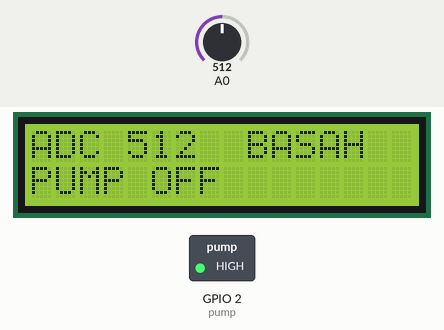
Simulated run of this sketch. Board: ESP8266 (NodeMCU). Parts: 16×2 character LCD, switched loads named in the sketch (green lamp = pin HIGH). The inputs (shaded band) are chosen by the test bench; at power-on: A0 = 512. WiFi joins after 1.5 s; servers stay silent unless stated; what the sketch prints to the serial monitor is not drawn.

Above: at 3.4 s.
3.5 s: A0 set to 583
At 4.3 s:
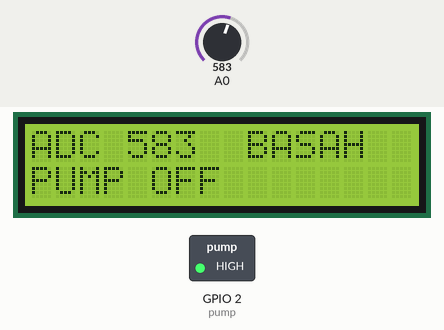
5.4 s: A0 set to 613
At 6.4 s:
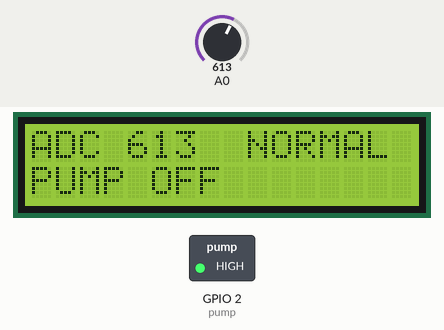
7.3 s: A0 set to 990
At 8.7 s:
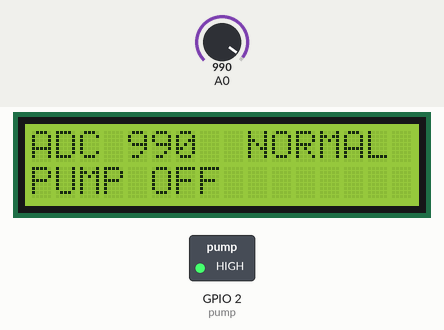
9.4 s: A0 set to 1017
At 10.9 s:
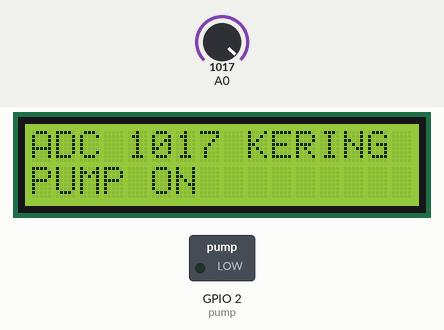
Timing chart, 0 to 12.3 s (numbered marks = the images above; inputs shaded):
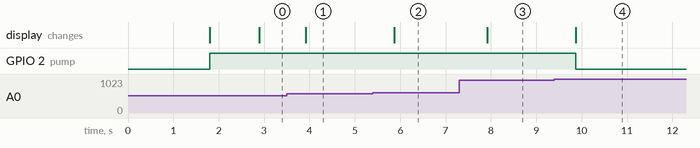

The sketch:

sketch_sep28a.ino
```cpp
#include <LiquidCrystal_I2C.h>
#define BLYNK_PRINT Serial
#include <ESP8266WiFi.h>
#include <BlynkSimpleEsp8266.h>

LiquidCrystal_I2C LCD(0x27,16,2);

int pump=2;   //pin 2 pada nodemcupin 4

char auth[] = "HFtRL9ONXlPHqXPE0eVLfOWQeGPJNHuV"; // TOKEN PADA APLIKASI BLYNX
char ssid[] = "rifqinugraha";                                   //NAMA HOTSPOT
char pass[] = "Rifqi190803";                                  //PASSWORD HOTSPOT

SimpleTimer timer;
WidgetLCD lcd(V1);

void sendSensor()
{                         //lcd to android && LCD to board lcd
  int POT = analogRead(A0);
  lcd.print(0,0,"KEADAAN");   LCD.setCursor(0,0);LCD.print("ADC");LCD.setCursor(4,0);LCD.print(POT);LCD.print(" ");
  lcd.print(0,1,"PUMP");      LCD.setCursor(0,1);LCD.print("PUMP");
  Blynk.virtualWrite(V0, POT);

  if (POT>1000){
  Serial.println("KERING");//ke serial monitor
  lcd.print(8,0,"KERING");      LCD.setCursor(9,0);LCD.print("KERING");
  lcd.print(5,1,"ON ");         LCD.setCursor(5,1);LCD.print("ON ");
  digitalWrite(pump,LOW);
  }

  else if (POT>600&&POT<1000){
  Serial.println("NORMAL");
  lcd.print(8,0,"NORMAL");      LCD.setCursor(9,0);LCD.print("NORMAL");
  lcd.print(5,1,"OFF");         LCD.setCursor(5,1);LCD.print("OFF");
  digitalWrite(pump,HIGH);
  }

  else if (POT<600){
  Serial.println("BASAH");
  lcd.print(8,0,"BASAH ");      LCD.setCursor(9,0);LCD.print("BASAH ");
  lcd.print(5,1,"OFF");         LCD.setCursor(5,1);LCD.print("OFF");

  digitalWrite(pump,HIGH);
  }
}

void setup()
{
  Serial.begin(9600);
  Blynk.begin(auth, ssid, pass);
  timer.setInterval(1000L, sendSensor);

  pinMode(pump,OUTPUT);
  digitalWrite(pump, HIGH);
  LCD.begin();
  lcd.clear();
  LCD.backlight();
}

void loop()
{
  Blynk.run();
  timer.run();
  delay(100);
}
```

Measured:
- the behaviour switches between 600 and 601 on A0 (found by bisection; images 1 and 2)
- the behaviour switches between 1000 and 1001 on A0 (found by bisection; images 3 and 4)
- after the input at 3.5 s, the display: changes after 0.42 s (image 1)
- after the input at 5.4 s, the display: changes after 0.47 s (image 2)
- after the input at 7.3 s, the display: changes after 0.62 s (image 3)
- after the input at 9.4 s, GPIO 2 (pump): HIGH → LOW after 0.48 s; the display: changes after 0.48 s (image 4)
